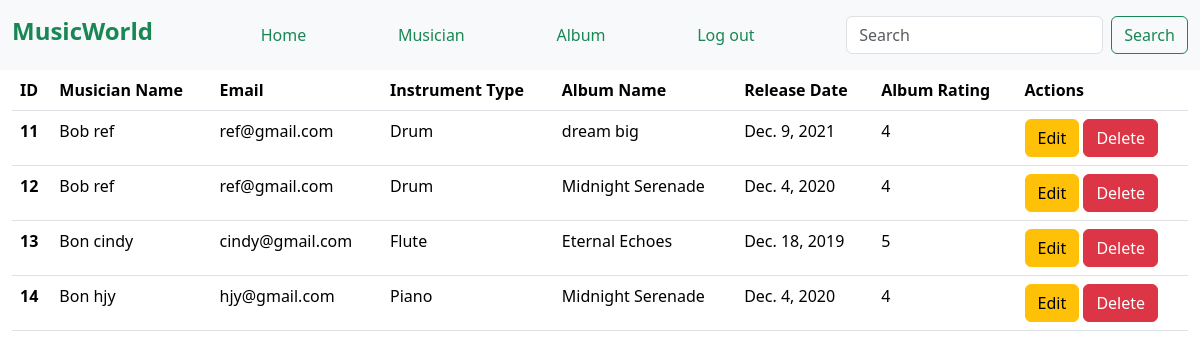
The app's page / (signed in) with its own data.
### album_app/models.py (models this page shows, shortened)
class AlbumInfo(models.Model):
    album_name = models.CharField(max_length=50)
    release_date = models.DateField()
    rating = models.IntegerField(choices=[(i, i) for i in range(1, 6)])
    musician = models.ForeignKey(MusicianInfo, on_delete=models.CASCADE)

### musician_app/models.py (models this page shows, shortened)
class MusicianInfo(models.Model):
    firstName = models.CharField(max_length=50)
    lastName = models.CharField(max_length=50)
    email = models.CharField(max_length=50)
    phone_num = models.CharField(max_length=12)
    Instrument_type = models.CharField(max_length=50)

### Musicians_Directory/views.py (the view)
# urls.py: 2. Add a URL to urlpatterns:  path('', views.home, name='home')
def home(request):
    data = AlbumInfo.objects.all()
    return render(request, 'home.html', {'data': data})

### templates/home.html
{% extends "base.html" %}
{% block content %}
<div class="container-fluid">
    <table class="table">
        <thead>
            <tr>
                <th scope="col">ID</th>
                <th scope="col">Musician Name</th>
                <th scope="col">Email</th>
                <th scope="col">Instrument Type</th>
                <th scope="col">Album Name</th>
                <th scope="col">Release Date</th>
                <th scope="col">Album Rating</th>
                <th scope="col">Actions</th>
            </tr>
        </thead>
        <tbody>
            {% for album in data %}
                <tr>
                    <th scope="row">{{ album.id }}</th>
                    <td>{{ album.musician.firstName }} {{ album.musician.lastName }}</td>
                    <td>{{album.musician.email }}</td>
                    <td>{{album.musician.Instrument_type }}</td>
                    <td>{{ album.album_name }}</td>
                    <td>{{ album.release_date }}</td>
                    <td>{{ album.rating }}</td>
                    <td>
                        <a href="{% url 'edit_musician' album.musician.id %}" class="btn btn-warning">Edit </a>
                        <a href="{% url 'delete_musician' album.musician.id %}" class="btn btn-danger">Delete </a>
                    </td>
                </tr>
            {% endfor %}
        </tbody>
    </table>
</div>
{% endblock %}

### records on screen
AlbumInfo: id "11", musician.firstName "Bob", musician.lastName "ref", musician.email "ref@gmail.com", musician.Instrument_type "Drum", album_name "dream big", release_date "Dec. 9, 2021", rating "4"
AlbumInfo: id "12", musician.firstName "Bob", musician.lastName "ref", musician.email "ref@gmail.com", musician.Instrument_type "Drum", album_name "Midnight Serenade", release_date "Dec. 4, 2020", rating "4"
AlbumInfo: id "13", musician.firstName "Bon", musician.lastName "cindy", musician.email "cindy@gmail.com", musician.Instrument_type "Flute", album_name "Eternal Echoes", release_date "Dec. 18, 2019", rating "5"
AlbumInfo: id "14", musician.firstName "Bon", musician.lastName "hjy", musician.email "hjy@gmail.com", musician.Instrument_type "Piano", album_name "Midnight Serenade", release_date "Dec. 4, 2020", rating "4"
